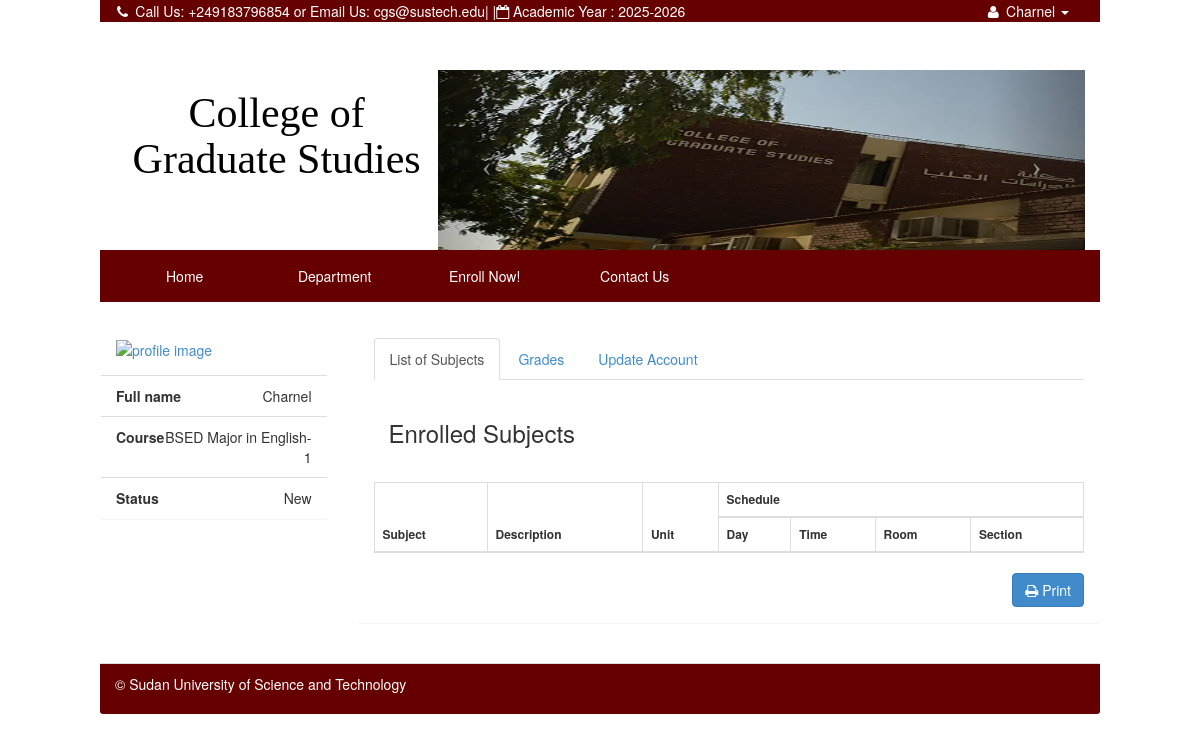
Screenshot of /index.php?q=profile (signed in) with the database file from the repository.
### tables this page shows
CREATE TABLE `tblstudent` (
  `S_ID` int(11) NOT NULL,
  `IDNO` int(20) NOT NULL,
  `NAME` varchar(40) NOT NULL,
  `SEX` varchar(10) NOT NULL DEFAULT 'Male',
  `BDAY` date NOT NULL,
  `STATUS` varchar(30) NOT NULL,
  `AGE` int(30) NOT NULL,
  `NATIONALITY` varchar(40) NOT NULL,
  `RELIGION` varchar(255) NOT NULL,
  `CONTACT_NO` varchar(40) NOT NULL,
  `HOME_ADD` text NOT NULL,
  `ACC_USERNAME` varchar(255) NOT NULL,
  `ACC_PASSWORD` text NOT NULL,
  `student_status` text NOT NULL,
  `YEARLEVEL` int(11) NOT NULL,
  `STUDSECTION` int(11) NOT NULL,
  `COURSE_ID` int(11) NOT NULL,
  `STUDPHOTO` varchar(255) NOT NULL,
  `SEMESTER` varchar(30) NOT NULL,
  `SYEAR` varchar(30) NOT NULL,
  `NewEnrollees` tinyint(1) NOT NULL
);

CREATE TABLE `course` (
  `COURSE_ID` int(11) NOT NULL,
  `COURSE_NAME` varchar(30) NOT NULL,
  `COURSE_LEVEL` varchar(50) NOT NULL DEFAULT '1',
  `COURSE_MAJOR` varchar(30) NOT NULL DEFAULT 'None',
  `COURSE_DESC` varchar(255) NOT NULL,
  `DEPT_ID` int(11) NOT NULL,
  `SETSEMESTER` varchar(90) NOT NULL
);

### index.php (called while the page is built, shortened)
<?php
require_once ("include/initialize.php");
$view = (isset($_GET['q']) && $_GET['q'] != '') ? $_GET['q'] : '';
switch ($view) {
 	case 'profile' :
        $title="Profile";
		break;
}
require_once("theme/templates.php");
?>

### include/database.php (called while the page is built, shortened)
<?php
class Database {
	var $sql_string = '';
	public $conn;
	public function open_connection() {
		$this->conn = mysqli_connect(server,user,pass);
		if(!$this->conn){
			echo "Problem in database connection! Contact administrator!";
			exit();
		}else{
			$db_select = mysqli_select_db($this->conn,database_name);
		}
	}
	function setQuery($sql='') {
		$this->sql_string=$sql;
	}
	function executeQuery() {
		$result = mysqli_query($this->conn,$this->sql_string);
		return $result;
	}
	private function confirm_query($result) {
		return $result;
	}
	function loadSingleResult() {
		$cur = $this->executeQuery();
		while ($row = mysqli_fetch_object($cur)) {
		return $data = $row;
		}
	}
}
$mydb = new Database();
?>

### include/students.php (called while the page is built, shortened)
<?php
require_once(LIB_PATH.DS.'database.php');
class Student {
	protected static  $tblname = "tblstudent";
	function single_student($id=""){
			global $mydb;
			$mydb->setQuery("SELECT * FROM ".self::$tblname."
				Where IDNO= '{$id}' LIMIT 1");
			$cur = $mydb->loadSingleResult();
			return $cur;
	}
}
?>

### include/courses.php (called while the page is built, shortened)
<?php
require_once(LIB_PATH.DS.'database.php');
class Course {
	protected static  $tblname = "course";
	function single_course($id=""){
			global $mydb;
			$mydb->setQuery("SELECT * FROM ".self::$tblname."
				Where COURSE_ID= '{$id}' LIMIT 1");
			$cur = $mydb->loadSingleResult();
			return $cur;
	}
}
?>

### theme/templates.php (shortened to what this page needs)
<!DOCTYPE html>
<html lang="en">
<head>
 <link href="<?php echo web_root; ?>css/bootstrap.min.css" rel="stylesheet">
    <link href="<?php echo web_root; ?>font/css/font-awesome.min.css" rel="stylesheet" type="text/css">
    <link href="<?php echo web_root; ?>css/dataTables.bootstrap.css" rel="stylesheet">
<link href="<?php echo web_root; ?>css/bootstrap-datetimepicker.min.css" rel="stylesheet" media="screen">
 <link href="<?php echo web_root; ?>css/modern.css" rel="stylesheet">
 <link href="<?php echo web_root; ?>css/costum.css" rel="stylesheet">
  <link href="<?php echo web_root; ?>css/ekko-lightbox.css" rel="stylesheet">
</head>
<body style="Pbackground-color:#e0e4e5" >
<div class="navbar-fixed-top navbar-TOPsm  col-md-10    col-md-offset-1"    role="navigation">
  <div class="container">
      <div  class="collapse navbar-collapse  smMenu ">
        <ul class="navbar-nav p navbar-left tooltip-demo" style="margin-left:-8%;">
            <li class="dropdown dropdown-toggle ">
              <a  data-toggle="tooltip" data-placement="left" title="Contact Us"   href="<?php echo web_root.'index.php?q=contact';  ?>">
               <i class="fa fa-phone fa-fw"> </i>  Call Us: +249183796854   or Email Us: cgs@sustech.edu
              </a>
            </li>
            <li><span> |   | </span></li>
            <li>
             <a  data-toggle="tooltip" data-placement="bottom" title="Academic Year" ><i class="fa fa-calendar-o"></i> Academic Year : <?php echo $_SESSION['SY'] ; ?></a>
            </li>
          </ul>
          <ul class="navbar-nav p navbar-right ">
            <?php if (isset($_SESSION['IDNO']) ){
              $student = New Student();
              $singlestudent = $student->single_student($_SESSION['IDNO']);
            ?>
            <li class="dropdown  dropdown-toggle">
               <a class="dropdown-toggle" data-toggle="dropdown" href="#">
                  <i class="fa fa-user fa-fw"></i>
                    <?php echo $singlestudent->NAME; ?>
                  <i class="caret"> </i>
               </a>
            </li>
          <?php  } else{?>
          <li  class="tooltip-demo"><a data-toggle="tooltip" data-placement="left" title="Enrol Now" href="<?php echo web_root.'index.php?q=enrol'; ?>">Enroll Now</a></li>
          <?php } ?>
        </ul>
      </div>
  </div>
</div>
  <div class="col-md-10 col-md-offset-1 " >
   <div class="col-md-4">
    <div class="row ">
     <p >
        <a  class="title-logo"  href="<?php echo web_root; ?>index.php" title="">
        <h1 align="center" >College of Graduate Studies</h1>
        </a>
    </p>
     </div>
    </div>
    <div class="col-md-8">
     <div class="row ">
        <?php include 'banner.php'; ?>
     </div>
    </div>
   </div>
 <div class="navbar navbar-static-top navbar-magbanua col-md-10    col-md-offset-1 "    role="navigation">
      <div class="container ">
        <div class="collapse navbar-collapse bigMenu"  >
          <ul class="nav navbar-nav menu" style="margin-left:-4%;"    >
            <li class="dropdown dropdown-toggle <?php echo (isset($_GET['q']) && $_GET['q']=='') ? "active" : false;?> ">
              <a href="<?php echo web_root.'index.php'; ?>">Home</a>
            </li>
            <li class="dropdown-toggle <?php echo (isset($_GET['q']) && $_GET['q']=='department') ? "active" : false;?>" >
              <a href="<?php echo web_root.'index.php?q=department'; ?>">Department</a>
            </li>
            <li class="dropdown-toggle <?php echo (isset($_GET['q']) && ($_GET['q']=='enrol' || $_GET['q']=='subject')) ? "active" : false;?>" >
              <a href="<?php echo web_root.'index.php?q=enrol'; ?>">Enroll Now!</a>
            </li>
             <li class="dropdown-toggle <?php echo (isset($_GET['q']) && $_GET['q']=='contact') ? "active" : false;?>">
              <a href="<?php echo web_root.'index.php?q=contact';  ?>">Contact Us</a>
            </li>
          </ul>
        </div>
    </div>
  </div>
<div class="col-md-10 col-md-push-1 ">
        <div class="row">
          <div id="page-wrapper">
               <?php
          if($title=='Profile'){
                echo ' <div class="row">';
                require_once $content;
                echo ' </div><br/>';
        }
?>
       </div>
            <footer class="panel-footer" style="background-color:#660000;color:#fff;" >
              <p align="left" >&copy; Sudan University of Science and Technology</p>
           </footer>
      </div>
  </div>
</body>
</html>

### student/profile.php (shortened to what this page needs)
<?php
    $student = New Student();
    $res = $student->single_student($_SESSION['IDNO']);
    $course = New Course();
    $resCourse = $course->single_course($res->COURSE_ID);
	?>
  		<div class="col-sm-3">
          <div class="panel">
            <div id="img_profile" class="panel-body">
            <a href="" data-target="#myModal" data-toggle="modal" >
            <img title="profile image" class="img-hover"   src="<?php echo web_root. 'student/'.  $res->STUDPHOTO; ?>">
            </a>
             </div>
          <ul class="list-group  ">
               <li class="list-group-item text-right"><span class="pull-left"><strong>Full name</strong></span> <?php echo $res->NAME; ?> </li>
              <li class="list-group-item text-right"><span class="pull-left"><strong>Course</strong></span> <?php echo $resCourse->COURSE_NAME .'-'.$resCourse->COURSE_LEVEL; ?> </li>
               <li class="list-group-item text-right"><span class="pull-left"><strong>Status</strong></span> <?php echo $res->student_status; ?> </li>
          </ul>
        </div>
    </div>
<div class="col-sm-9">
<div class="panel">
  <div class="panel-body">
  <ul class="nav nav-tabs" id="myTab">
    <li class="active"><a href="#home" data-toggle="tab">List of Subjects</a></li>
    <li><a href="#grades" data-toggle="tab">Grades</a></li>
    <li><a href="#settings" data-toggle="tab">Update Account</a></li>
  </ul>
  <div class="tab-content">
    <div class="tab-pane active" id="home">
    <br/>
    <div class="col-md-12">
     <h3>Enrolled Subjects</h3>
    </div>
      <div class="table-responsive" style="margin-top:5%;">
             <form action="customer/controller.php?action=delete" Method="POST">
            				<table  class="table table-striped table-bordered table-hover "  style="font-size:12px" cellspacing="0"  >
            				  <thead>
            				  	<tr>
                          <th rowspan="2">Subject</th>
                          <th rowspan="2">Description</th>
                          <th rowspan="2">Unit</th>
                          <th colspan="4">Schedule</th>
            				  	</tr>
                        <tr>
                          <th>Day</th>
                          <th>Time</th>
                          <th>Room</th>
                          <th>Section</th>
                        </tr>
            				  </thead>
            				</table>
            		 </form>
                  <form action="student/printschedule.php" method="POST" target="_blank">
                    <div class="row no-print">
                      <div class="col-xs-12">
                       <span class="pull-right"> <button type="submit" name="submit" class="btn btn-primary"  ><i class="fa fa-print"></i> Print</button></span>
                    </div>
                    </div>
                  </form>
              </div>
             </div>
  </div>
 </div>
</div>
</div>

### css/costum.css (style rules this page uses)
body { padding-top: 70px; }
footer { padding-left: 15px; padding-right: 15px; }
.navbar-magbanua { background-color: #660000; border: 1px solid #660000; }
.navbar-magbanua .navbar-nav > li > a { color: #ffffff; }
.navbar-magbanua .navbar-collapse, .navbar-magbanua .navbar-form { border-color: transparent; }
.navbar-TOPsm { background-color: #660000; border: 1px solid #660000; color: white; list-style: none; }
.navbar-TOPsm .navbar-nav > li > a { color: #ffffff; text-decoration: none; list-style: none; }
.navbar-TOPsm .navbar-collapse, .navbar-TOPsm .navbar-form { border-color: transparent; }
.navbar-TOPsm .navbar-nav > .dropdown > a .caret { border-top-color: #ffffff; border-bottom-color: #ffffff; }

### theme/templates.php (style rules this page uses)
.p { color: white; margin-bottom: 0; margin-top: 0; list-style: none; }
.title-logo { color:black; text-decoration:none; font-size: 42px; font-family: "broadway"; padding: 0; margin: 0; top: 0; }
.menu li { left: 0px; width: 150px; padding: 0 3px 0 3px; text-align: center; }

### student/profile.php (style rules this page uses)
#img_profile { width: 100%; height:auto; }
#img_profile > a > img { width: 100%; height:auto; }

### rows the page displays
tblstudent: NAME "Charnel", student_status "New"
course: COURSE_NAME "BSED Major in English", COURSE_LEVEL "1"

### other values shown
$_SESSION['SY'] "2025-2026"
